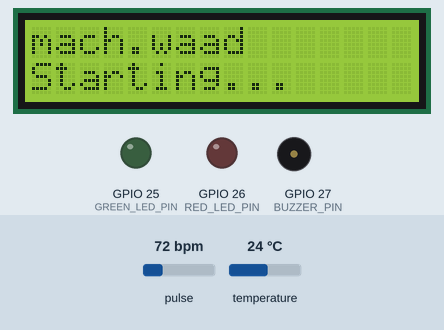
Recording of a sketch running on a simulated ESP32. On the bench: 16×2 character LCD, output pins drawn as LEDs (lit = HIGH), buzzer (waves = sounding, pin HIGH). Inputs (shaded band) come from the test bench; at power-on: temperature 24 °C, pulse 72 bpm. WiFi joins after 1.5 s; servers stay silent unless stated; uploads are accepted with an empty reply; what the sketch prints to the serial monitor is not drawn.

Above: at 0.6 s.
At 16.4 s:
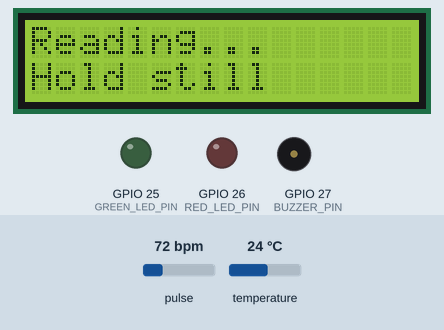
16.5 s: temperature set to 17.2 °C
At 20.9 s:
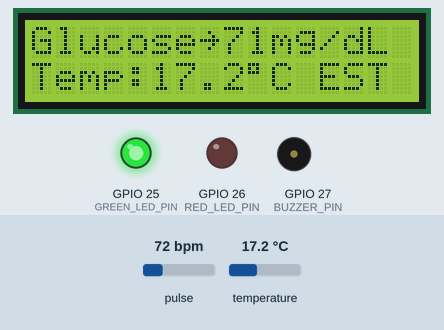
21.7 s: temperature set to 16 °C
35.7 s: temperature set to 12 °C
At 41.0 s:
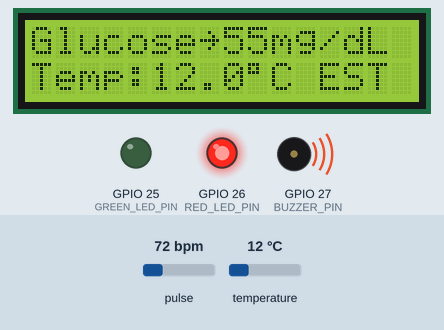
56.2 s: pulse set to 100 bpm
At 62.3 s:
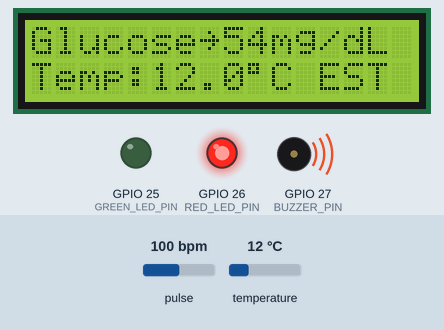
Timing chart, 0 to 63.6 s (numbered marks = the images above; inputs shaded):
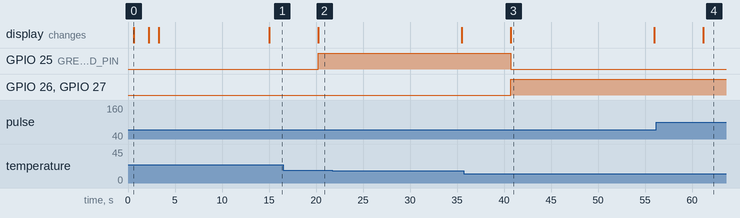

The sketch:

esp32_glucose_estimate.ino
```cpp
/*
  mach.waad — Glucose Estimation Firmware (ESP32 + MAX30102 + DS18B20)
  ----------------------------------------------------------------------
  ⚠️ IMPORTANT — READ BEFORE USING FOR ANYTHING BEYOND A DEMO/COMPETITION:

  The formula in estimateGlucose() below is NOT clinically calibrated.
  There is no established physics-based equation that maps PPG signal
  (MAX30102) + skin/body temperature to an exact glucose value. This
  code implements a PLAUSIBLE, research-pattern-based heuristic
  (perfusion-index-style AC/DC ratio + linear temperature compensation)
  so the pipeline produces a real-time number for demo purposes.

  To make this a genuinely accurate device, you'd need to:
    1. Collect N samples of (acRatio, temperature) paired with a real
       glucometer reading at the same moment.
    2. Fit a proper regression (even simple linear regression on those
       pairs) to replace GLUCOSE_A / GLUCOSE_B / GLUCOSE_C below.
    3. Ideally calibrate per-user, since skin tone, perfusion, and
       vessel depth vary a lot and affect the PPG signal.

  Every reading sent to the backend is still tagged `"estimated": true`
  in the JSON payload so the frontend/backend can (and should) surface
  a disclaimer to the doctor/patient.
  ----------------------------------------------------------------------

  Libraries required (Arduino Library Manager):
    - "SparkFun MAX3010x Pulse and Proximity Sensor Library"
    - "OneWire"
    - "DallasTemperature"
    - "LiquidCrystal I2C" (e.g. the frentaly/marcoschwartz fork — search
      "LiquidCrystal I2C" in Library Manager)
*/

#include <WiFi.h>
#include <HTTPClient.h>
#include <Wire.h>
#include "MAX30105.h"
#include <OneWire.h>
#include <DallasTemperature.h>
#include <LiquidCrystal_I2C.h>

// ---------------- USER CONFIG ----------------
const char* WIFI_SSID     = "YOUR_WIFI_SSID";
const char* WIFI_PASSWORD = "YOUR_WIFI_PASSWORD";

// Same backend used for device control / readings
const char* API_BASE_URL  = "https://YOUR_BACKEND_URL";  // no trailing slash
const int   PATIENT_ID    = 1;  // set after registering the patient via the app

const int   ONE_WIRE_BUS_PIN = 4; // DS18B20 data pin (needs a 4.7k pull-up to 3.3V)

// I2C LCD — shares the SAME I2C bus as the MAX30102 (SDA/SCL on ESP32 default
// to GPIO 21/22). Most 16x2 I2C backpacks use address 0x27 or 0x3F — if the
// screen stays blank, run an I2C scanner sketch to confirm the address.
const uint8_t LCD_I2C_ADDR = 0x27;
const uint8_t LCD_COLS = 16;
const uint8_t LCD_ROWS = 2;

// Status indicators — no button; status is fully automatic based on the
// reading, since device control (ON/OFF) is handled from the website instead.
const int GREEN_LED_PIN = 25;
const int RED_LED_PIN   = 26;
const int BUZZER_PIN    = 27;

// Same normal range as the backend (server.js NORMAL_RANGE) — keep these two
// in sync if you ever change the backend's default.
const float NORMAL_MIN = 70.0;
const float NORMAL_MAX = 140.0;

// Sampling window per estimate
const int   SAMPLE_COUNT     = 200;   // ~2s at 100Hz
const int   SAMPLE_DELAY_MS  = 10;
const unsigned long READING_INTERVAL_MS = 15000; // send an estimate every 15s

// ---------------- PLACEHOLDER CALIBRATION COEFFICIENTS ----------------
// glucose_estimate = GLUCOSE_A * acRatio + GLUCOSE_B * (tempC - 36.5) + GLUCOSE_C
// These are NOT derived from real calibration data — replace once you have some.
const float GLUCOSE_A = 60.0;   // sensitivity to AC/DC (perfusion) ratio
const float GLUCOSE_B = 3.0;    // mg/dL shift per °C deviation from 36.5°C baseline
const float GLUCOSE_C = 95.0;   // baseline offset (roughly mid-normal-range)

// ---------------- GLOBALS ----------------
MAX30105 particleSensor;
OneWire oneWire(ONE_WIRE_BUS_PIN);
DallasTemperature tempSensor(&oneWire);
LiquidCrystal_I2C lcd(LCD_I2C_ADDR, LCD_COLS, LCD_ROWS);

unsigned long lastReadingSentAt = 0;

// ---------------- LCD HELPERS ----------------
void lcdShowMessage(const String& line1, const String& line2 = "") {
  lcd.clear();
  lcd.setCursor(0, 0);
  lcd.print(line1);
  if (line2.length() > 0) {
    lcd.setCursor(0, 1);
    lcd.print(line2);
  }
}

void lcdShowReading(float glucoseValue, float tempC) {
  lcd.clear();
  lcd.setCursor(0, 0);
  lcd.print("Glucose~");
  lcd.print(glucoseValue, 0);
  lcd.print("mg/dL");

  lcd.setCursor(0, 1);
  lcd.print("Temp:");
  lcd.print(tempC, 1);
  lcd.write((uint8_t)223); // degree symbol
  lcd.print("C EST");
}

// ---------------- STATUS INDICATORS (green/red LED + buzzer) ----------------
// Fully automatic — no button. Mirrors the backend's NORMAL/HIGH/LOW logic
// (server.js) so the device and the website always agree on status.
void updateStatusIndicators(float glucoseValue) {
  bool isAbnormal = (glucoseValue > NORMAL_MAX) || (glucoseValue < NORMAL_MIN);

  digitalWrite(GREEN_LED_PIN, isAbnormal ? LOW : HIGH);
  digitalWrite(RED_LED_PIN,   isAbnormal ? HIGH : LOW);
  digitalWrite(BUZZER_PIN,    isAbnormal ? HIGH : LOW);
}

void clearStatusIndicators() {
  digitalWrite(GREEN_LED_PIN, LOW);
  digitalWrite(RED_LED_PIN, LOW);
  digitalWrite(BUZZER_PIN, LOW);
}

// ---------------- WIFI ----------------
void connectWiFi() {
  WiFi.mode(WIFI_STA);
  WiFi.begin(WIFI_SSID, WIFI_PASSWORD);
  Serial.print("Connecting to WiFi");
  while (WiFi.status() != WL_CONNECTED) {
    delay(400);
    Serial.print(".");
  }
  Serial.println("\nWiFi connected: " + WiFi.localIP().toString());
}

// ---------------- SENSOR SETUP ----------------
void setupMAX30102() {
  if (!particleSensor.begin(Wire, I2C_SPEED_FAST)) {
    Serial.println("MAX30102 not found. Check wiring.");
    while (true) delay(1000);
  }

  byte ledBrightness = 60;  // 0-255
  byte sampleAverage  = 4;
  byte ledMode        = 2;  // Red + IR
  int  sampleRate     = 100;
  int  pulseWidth     = 411;
  int  adcRange       = 4096;

  particleSensor.setup(ledBrightness, sampleAverage, ledMode, sampleRate, pulseWidth, adcRange);
}

// ---------------- SIGNAL PROCESSING ----------------
// Collects SAMPLE_COUNT samples and returns the AC/DC ratio (perfusion-style
// index) for both IR and Red channels, combined into a single "R-like" ratio
// the same way pulse oximeters derive their SpO2 ratio.
float collectAcDcRatio() {
  double irSum = 0, redSum = 0;
  double irMin = 1e9, irMax = -1e9;
  double redMin = 1e9, redMax = -1e9;

  int validSamples = 0;

  for (int i = 0; i < SAMPLE_COUNT; i++) {
    long irValue  = particleSensor.getIR();
    long redValue = particleSensor.getRed();

    // Skip samples with no finger/contact detected
    if (irValue < 5000) {
      delay(SAMPLE_DELAY_MS);
      continue;
    }

    irSum  += irValue;
    redSum += redValue;
    irMin  = min(irMin, (double)irValue);
    irMax  = max(irMax, (double)irValue);
    redMin = min(redMin, (double)redValue);
    redMax = max(redMax, (double)redValue);

    validSamples++;
    delay(SAMPLE_DELAY_MS);
  }

  if (validSamples < SAMPLE_COUNT / 2) {
    Serial.println("Not enough valid samples (finger not detected?)");
    return -1;
  }

  double irDC  = irSum / validSamples;
  double redDC = redSum / validSamples;
  double irAC  = irMax - irMin;
  double redAC = redMax - redMin;

  if (irDC <= 0 || redDC <= 0 || irAC <= 0) return -1;

  double acDcIr  = irAC / irDC;
  double acDcRed = redAC / redDC;

  // Same style of ratio pulse oximeters use for SpO2 (R value)
  float ratio = acDcRed / acDcIr;
  return ratio;
}

float readTemperatureC() {
  tempSensor.requestTemperatures();
  float t = tempSensor.getTempCByIndex(0);
  if (t == DEVICE_DISCONNECTED_C) {
    Serial.println("DS18B20 not responding, using fallback 36.5C");
    return 36.5;
  }
  return t;
}

// ---------------- ESTIMATION (see disclaimer at top of file) ----------------
float estimateGlucose(float acRatio, float tempC) {
  float estimate = GLUCOSE_A * acRatio + GLUCOSE_B * (tempC - 36.5) + GLUCOSE_C;

  // Clamp to a plausible display range so a noisy reading doesn't show
  // something absurd like -40 or 900 mg/dL.
  if (estimate < 40) estimate = 40;
  if (estimate > 400) estimate = 400;

  return estimate;
}

// ---------------- SEND TO BACKEND ----------------
void sendReading(float glucoseValue) {
  if (WiFi.status() != WL_CONNECTED) {
    Serial.println("WiFi not connected, skipping send.");
    return;
  }

  HTTPClient http;
  String url = String(API_BASE_URL) + "/api/readings";
  http.begin(url);
  http.addHeader("Content-Type", "application/json");

  String payload = String("{\"patientId\":") + PATIENT_ID +
                    ",\"value\":" + String(glucoseValue, 1) +
                    ",\"estimated\":true}";

  int httpCode = http.POST(payload);
  Serial.printf("POST /api/readings -> %d\n", httpCode);
  if (httpCode > 0) {
    Serial.println(http.getString());
  }
  http.end();
}

// ---------------- MAIN ----------------
void setup() {
  Serial.begin(115200);
  delay(500);

  pinMode(GREEN_LED_PIN, OUTPUT);
  pinMode(RED_LED_PIN, OUTPUT);
  pinMode(BUZZER_PIN, OUTPUT);
  clearStatusIndicators();

  Wire.begin(); // shared I2C bus for MAX30102 + LCD

  lcd.init();
  lcd.backlight();
  lcdShowMessage("mach.waad", "Starting...");

  connectWiFi();
  lcdShowMessage("WiFi connected", WiFi.localIP().toString());
  delay(1000);

  setupMAX30102();
  tempSensor.begin();

  lcdShowMessage("Place finger", "on sensor...");
  Serial.println("Setup complete. Place finger on MAX30102 sensor.");
}

void loop() {
  if (millis() - lastReadingSentAt >= READING_INTERVAL_MS) {
    lcdShowMessage("Reading...", "Hold still");

    float acRatio = collectAcDcRatio();
    float tempC   = readTemperatureC();

    if (acRatio > 0) {
      float glucoseEstimate = estimateGlucose(acRatio, tempC);
      Serial.printf("acRatio=%.4f tempC=%.2f -> glucose~%.1f mg/dL (UNCALIBRATED)\n",
                    acRatio, tempC, glucoseEstimate);

      lcdShowReading(glucoseEstimate, tempC);
      updateStatusIndicators(glucoseEstimate);
      sendReading(glucoseEstimate);
    } else {
      Serial.println("Skipping send — no valid finger signal this cycle.");
      lcdShowMessage("Place finger", "on sensor...");
      clearStatusIndicators();
    }

    lastReadingSentAt = millis();
  }
}
```

Measured:
- after the input at 16.5 s, the display: changes after 3.8 s (image 2)
- after the input at 35.7 s, the display: changes after 5.0 s (image 3)
- after the input at 56.2 s, the display: changes after 5.0 s (image 4)
- what the display in image 0 shows lasts 1.6 s, from 0.6 s to 2.2 s
- what the display in image 3 shows lasts 15.3 s, from 40.7 s to 56.0 s
